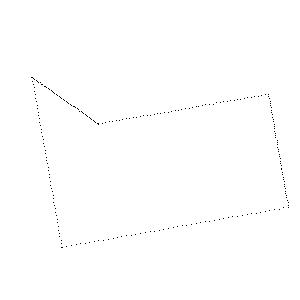
#> input picture cv2_map/evaluation_data/image_3.png, 300 x 300 px, found by its file name
$ python cv2_centroids.py
#> lines starting #> are read from the running program, lines starting #| are printed output that depends on the picture; after the words box and inside, x2 and y2 are one past the last pixel; in counts of white or black regions, pixels touching at a corner belong together
import cv2
import numpy as np
from matplotlib import pyplot as plt

def process_image_and_get_contour(path):
    # reading image
    img = cv2.imread(path)

    # converting image into grayscale image
    gray = cv2.cvtColor(img, cv2.COLOR_BGR2GRAY)

    # setting threshold of gray image
    _, threshold = cv2.threshold(gray, 127, 255, cv2.THRESH_BINARY)

    # Compute the distance transform
    contour_threshold = 0.05
    dist_transform = cv2.distanceTransform(threshold, cv2.DIST_L2, 5)
    _, sure_foreground = cv2.threshold(dist_transform, contour_threshold * dist_transform.max(), 255, 0)

    # Find contours on the sure foreground
    contours, _ = cv2.findContours(np.uint8(sure_foreground), cv2.RETR_TREE, cv2.CHAIN_APPROX_SIMPLE)

    # Sorting the contours by area in descending order
    sorted_contours = sorted(contours, key=cv2.contourArea, reverse=True)

    # Assuming the second largest contour in the image is the shape of interest
    contour = sorted_contours[1]

    return img, contour

def translate_image_to_match_contours(img_to_translate, contour1, contour2):
    # Calculate the centroids of the contours
    M1 = cv2.moments(contour1)
    M2 = cv2.moments(contour2)
    cx1 = int(M1['m10'] / M1['m00'])
    cy1 = int(M1['m01'] / M1['m00'])
    cx2 = int(M2['m10'] / M2['m00'])
    cy2 = int(M2['m01'] / M2['m00'])

    # Compute the translation based on centroids
    dx = cx1 - cx2
    dy = cy1 - cy2

    # Translate the image
    translation_matrix = np.float32([[1, 0, dx], [0, 1, dy]])
    translated_img = cv2.warpAffine(img_to_translate, translation_matrix, (img_to_translate.shape[1], img_to_translate.shape[0]))

    return translated_img

# File paths
path1 = r"C:\Users\eirik\OneDrive - NTNU\Semester 9\Prosjektoppgave\cv2_map\evaluation_data\image_3.png"
path2 = r"C:\Users\eirik\OneDrive - NTNU\Semester 9\Prosjektoppgave\cv2_map\template_data\image_0.png"

# Process images and get contours
img1, contour1 = process_image_and_get_contour(path1)
#> in process_image_and_get_contour, img is the input picture: shape (300, 300, 3); 99.7% white; black in thin lines or dots, all inside (x1, y1, x2, y2) = (31, 77, 289, 248)
#> in process_image_and_get_contour, `_, sure_foreground = cv2.threshold(dist_transform, contour_threshold *..`:
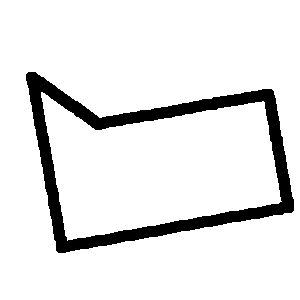
#> sure_foreground: shape (300, 300) float32; 90.2% white; 1 black region
#> in process_image_and_get_contour, `contours, _ = cv2.findContours(np.uint8(sure_foreground), cv2.RETR_TRE..`: contours = 3 contours; box (x1, y1, x2, y2) and area: (0, 0, 300, 300) 89401, (25, 71, 295, 254) 33038, (41, 92, 282, 241) 23476
#> in process_image_and_get_contour, `sorted_contours = sorted(contours, key=cv2.contourArea, reverse=True)`: sorted_contours has the same summary as contours
#> in process_image_and_get_contour, `contour = sorted_contours[1]`: contour = contour of 272 points, box (x1, y1, x2, y2) (25, 71, 295, 254), area 33038
#> contour1 has the same summary as contour in process_image_and_get_contour
img2, contour2 = process_image_and_get_contour(path2)
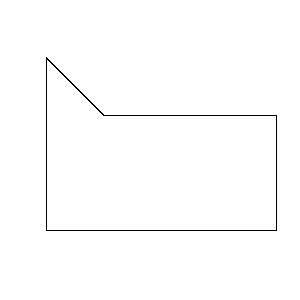
#> input picture cv2_map/template_data/image_0.png, 300 x 300 px, found by its file name
#> in process_image_and_get_contour, img is the input picture: shape (300, 300, 3); 99.1% white; black in thin lines or dots, all inside (x1, y1, x2, y2) = (46, 57, 277, 231)
#> in process_image_and_get_contour (call 2), `dist_transform = cv2.distanceTransform(threshold, cv2.DIST_L2, 5)`:
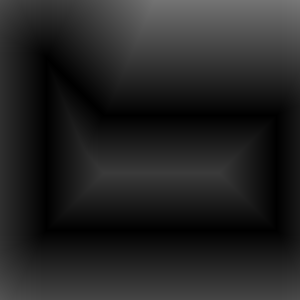
#> dist_transform: shape (300, 300) float32; min 0, max 119.5, mean 35.4
#> in process_image_and_get_contour (call 2), `_, sure_foreground = cv2.threshold(dist_transform, contour_threshold *..`:
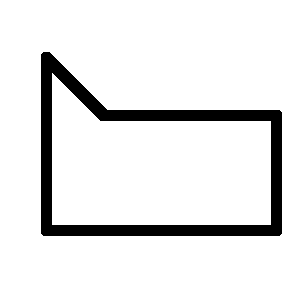
#> sure_foreground: shape (300, 300) float32; 90.5% white; 1 black region
#> in process_image_and_get_contour (call 2), `contours, _ = cv2.findContours(np.uint8(sure_foreground), cv2.RETR_TRE..`: contours = 3 contours; box (x1, y1, x2, y2) and area: (0, 0, 300, 300) 89401, (40, 51, 283, 237) 32920, (52, 73, 271, 225) 23606
#> in process_image_and_get_contour (call 2), `sorted_contours = sorted(contours, key=cv2.contourArea, reverse=True)`: sorted_contours has the same summary as contours
#> in process_image_and_get_contour (call 2), `contour = sorted_contours[1]`: contour = contour of 10 points, box (x1, y1, x2, y2) (40, 51, 283, 237), area 32920
#> contour2 has the same summary as contour in process_image_and_get_contour

# Translate the template image based on centroids
translated_img2 = translate_image_to_match_contours(img2, contour1, contour2)
#> in translate_image_to_match_contours, `M1 = cv2.moments(contour1)`: M1 = moments, m00 33038.5, centre m10/m00, m01/m00 = (157.4, 165.7)
#> in translate_image_to_match_contours, `M2 = cv2.moments(contour2)`: M2 = moments, m00 32920, centre m10/m00, m01/m00 = (154.4, 166.8)
#> in translate_image_to_match_contours, `cx1 = int(M1['m10'] / M1['m00'])`: cx1 = 157
#> in translate_image_to_match_contours, `cy1 = int(M1['m01'] / M1['m00'])`: cy1 = 165
#> in translate_image_to_match_contours, `cx2 = int(M2['m10'] / M2['m00'])`: cx2 = 154
#> in translate_image_to_match_contours, `cy2 = int(M2['m01'] / M2['m00'])`: cy2 = 166
#> in translate_image_to_match_contours, `dx = cx1 - cx2`: dx = 3
#> in translate_image_to_match_contours, `dy = cy1 - cy2`: dy = -1
#> in translate_image_to_match_contours, `translation_matrix = np.float32([[1, 0, dx], [0, 1, dy]])`: translation_matrix = [[1, 0, 3], [0, 1, -1]]
#> in translate_image_to_match_contours, `translated_img = cv2.warpAffine(img_to_translate, translation_matrix, ..`:
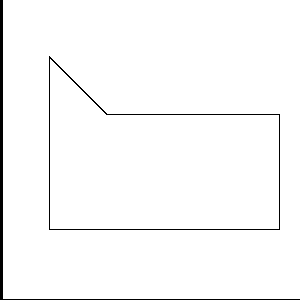
#> translated_img: shape (300, 300, 3); 97.8% white; 2 black regions, box (x1, y1, x2, y2) and area: (0, 0, 300, 300) 1197, (49, 56, 280, 230) 805

# Overlay the images
overlay = cv2.addWeighted(img1, 0.7, translated_img2, 0.3, 0)

# Plot the images
plt.figure(figsize=(30,10))

plt.subplot(1,3,1)
cv2.drawContours(img1, [contour1], -1, (0, 255, 0), 2)
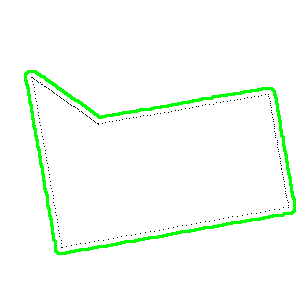
#> img1: shape (300, 300, 3); 3% of pixels changed, all inside (x1, y1, x2, y2) = (24, 70, 296, 255)
plt.imshow(cv2.cvtColor(img1, cv2.COLOR_BGR2RGB))
plt.axis('off')
plt.title('Evaluation Data')

plt.subplot(1,3,2)
cv2.drawContours(translated_img2, [contour2], -1, (0, 255, 0), 2)
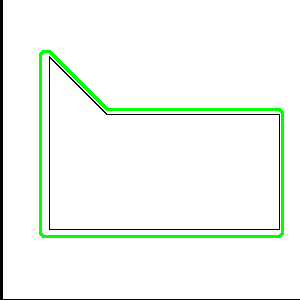
#> translated_img2: shape (300, 300, 3); 2.77% of pixels changed, all inside (x1, y1, x2, y2) = (39, 50, 284, 238)
plt.imshow(cv2.cvtColor(translated_img2, cv2.COLOR_BGR2RGB))
plt.axis('off')
plt.title('Translated Template Data')

plt.subplot(1,3,3)
plt.imshow(cv2.cvtColor(overlay, cv2.COLOR_BGR2RGB))
plt.axis('off')
plt.title('Overlay')

plt.show()
